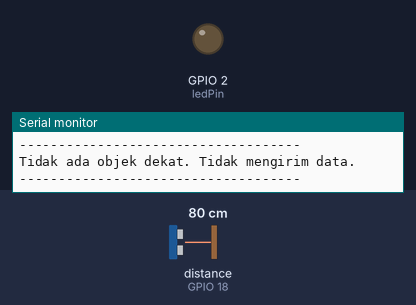
Bench run of a sketch on a simulated ESP32. Shown: output pins drawn as LEDs (lit = HIGH), the last lines printed to the serial monitor. Inputs (shaded band) come from the test bench; at power-on: distance to the obstacle (sensor on GPIO 18) 80 cm. The echo pulse lasts 58.3 µs per cm; WiFi joins after 1.5 s; servers stay silent unless stated; pins used as bus, display or sensor lines are not drawn.

Above: at 6.8 s.
6.9 s: distance to the obstacle (sensor on GPIO 18) set to 12 cm
8.7 s: distance to the obstacle (sensor on GPIO 18) set to 9 cm
At 9.8 s:
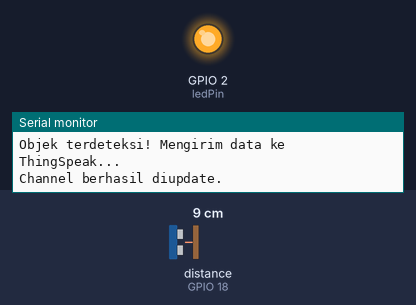
Timing chart, 0 to 11.7 s (numbered marks = the images above; inputs shaded):
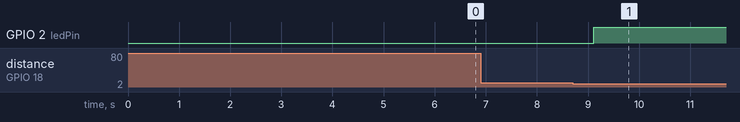

The sketch:

sketch.ino
```cpp
#include <WiFi.h>
#include "ThingSpeak.h"

// --- KONFIGURASI JARINGAN & THINGSPEAK ---
const char ssid[] = "nama_wifi(ssid)";
const char pass[] = "password_wifi";
unsigned long myChannelNumber = 3098791;
const char * myWriteAPIKey = "IQABIJ64BYEJDYKQ";

const int trigPin = 5;
const int echoPin = 18;
const int ledPin = 2;

WiFiClient client;

void setup() {
  Serial.begin(9600);

  pinMode(trigPin, OUTPUT);
  pinMode(echoPin, INPUT);
  pinMode(ledPin, OUTPUT);

  WiFi.mode(WIFI_STA);
  ThingSpeak.begin(client);
}

void loop() {
  if (WiFi.status() != WL_CONNECTED) {
    Serial.print("Mencoba terhubung ke SSID: ");
    Serial.println(ssid);
    while (WiFi.status() != WL_CONNECTED) {
      WiFi.begin(ssid, pass);
      Serial.print(".");
      delay(5000);
    }
    Serial.println("\nTerhubung ke WiFi.");
  }

  long duration;
  float distance;

  digitalWrite(trigPin, LOW);
  delayMicroseconds(2);
  digitalWrite(trigPin, HIGH);
  delayMicroseconds(10);
  digitalWrite(trigPin, LOW);

  duration = pulseIn(echoPin, HIGH, 30000);
  distance = duration * 0.03421 / 2;

  if (distance < 10 && distance > 0) {
    Serial.print("Jarak: ");
    Serial.print(distance);
    Serial.println(" cm");
    digitalWrite(ledPin, HIGH);
    Serial.println("Objek terdeteksi! Mengirim data ke ThingSpeak...");

    int httpCode = ThingSpeak.writeField(myChannelNumber, 1, distance, myWriteAPIKey);

    if (httpCode == 200) {
      Serial.println("Channel berhasil diupdate.");
    } else {
      Serial.println("Gagal update channel. Kode eror HTTP: " + String(httpCode));
    }

    delay(10000);

  } else {
    digitalWrite(ledPin, LOW);
    Serial.println("Tidak ada objek dekat. Tidak mengirim data.");
  }

  Serial.println("------------------------------------");

  delay(1000);
}
```

Measured:
- the behaviour switches between 11 and 10 cm on distance to the obstacle (sensor on GPIO 18) (found by bisection; images 0 and 1)
- after the input at 8.7 s, GPIO 2 (ledPin): LOW → HIGH after 0.41 s
